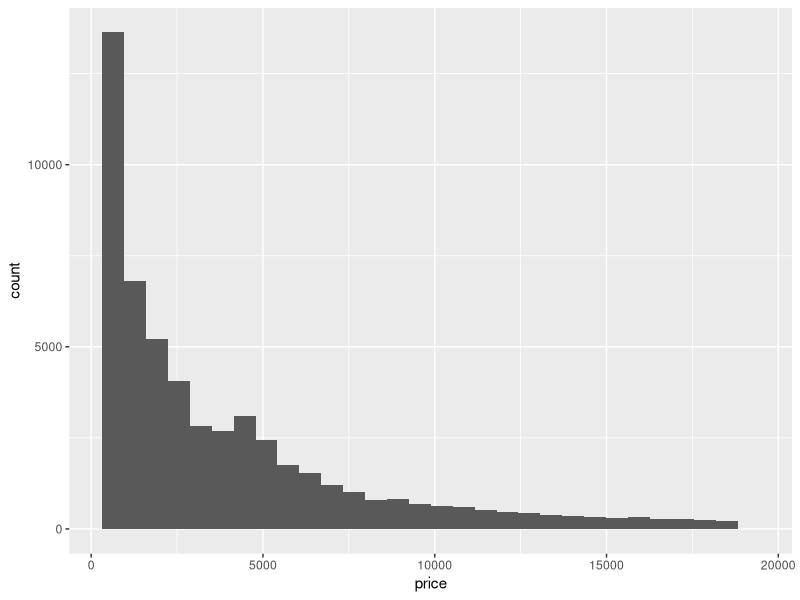
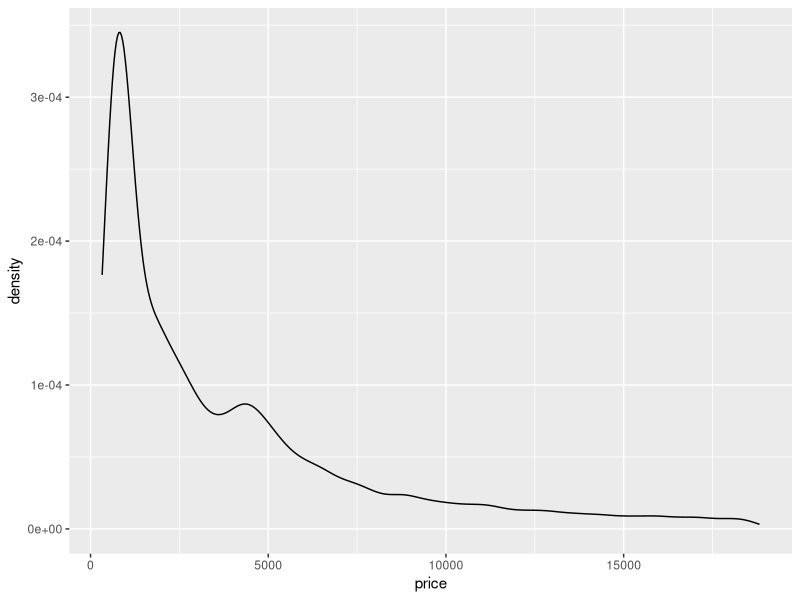
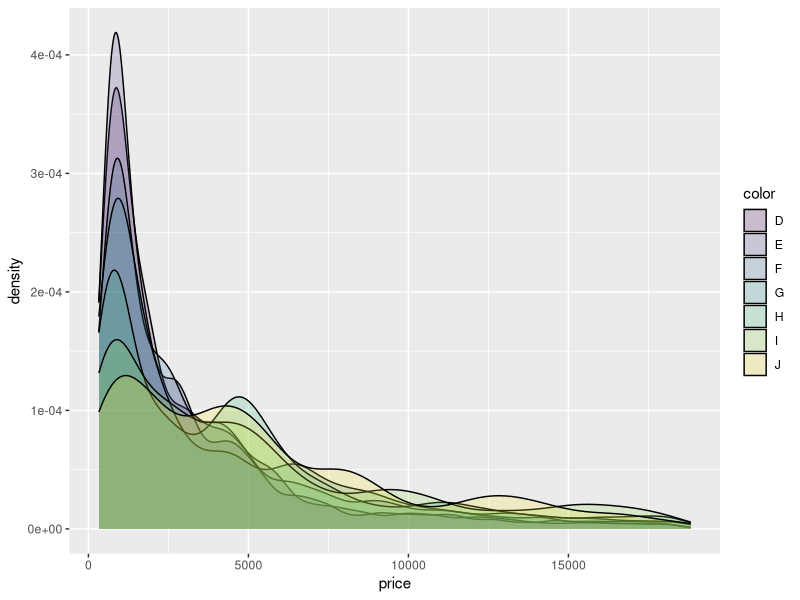
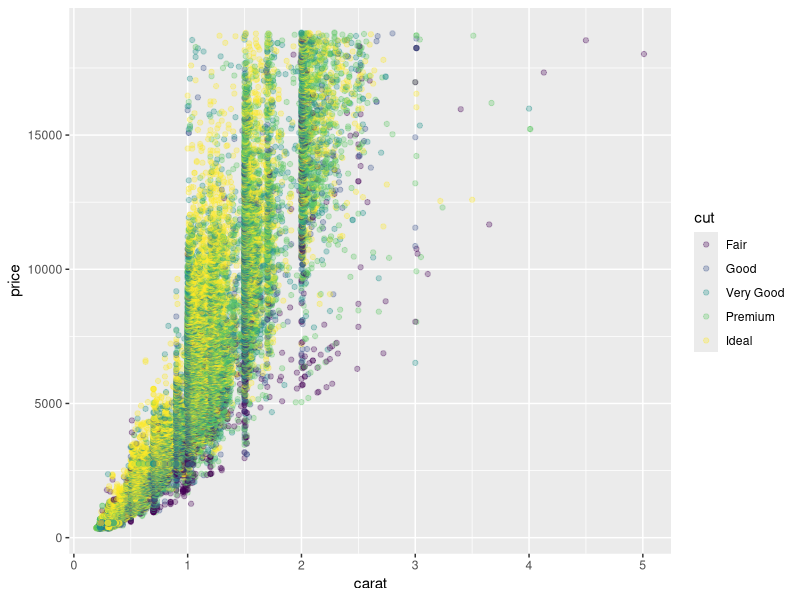

These charts were generated, in order, by the following R code:
## ---- chunk 1
library(ggplot2)
## ---- chunk 2
print(diamonds)
## ---- chunk 3
ggplot(diamonds, aes(price)) + geom_histogram()
## ---- chunk 4
ggplot(diamonds, aes(price)) + geom_density()
## ---- chunk 5
ggplot(diamonds, aes(price, fill = color)) + geom_density(alpha = 0.2)
## ---- chunk 6
ggplot(diamonds, aes(carat, price, color = cut)) + geom_point(alpha = 0.3)
